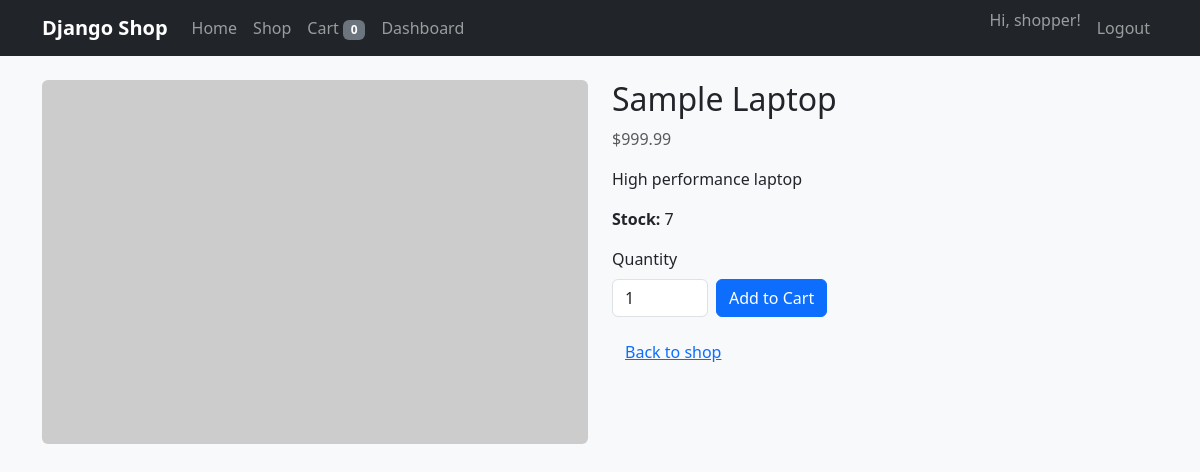
The app's page /products/sample-laptop/ (signed in) with its own data.
### apps/products/models.py (models this page shows, shortened)
class Product(models.Model):
    name = models.CharField(max_length=255)
    slug = models.SlugField(max_length=255, unique=True)
    description = models.TextField(blank=True)
    price = models.DecimalField(max_digits=10, decimal_places=2)
    image = models.ImageField(upload_to="products/", blank=True, null=True)
    stock = models.PositiveIntegerField(default=0)
    is_active = models.BooleanField(default=True)
    created_at = models.DateTimeField(auto_now_add=True)
    updated_at = models.DateTimeField(auto_now=True)
    class Meta:
        ordering = ["name"]

### apps/products/views.py (the view)
# urls.py: path("products/<slug:slug>/", ProductDetailView.as_view(), name="product_detail"),
class ProductDetailView(DetailView):
    template_name = "products/product_detail.html"
    context_object_name = "product"
    slug_field = "slug"
    slug_url_kwarg = "slug"
    queryset = Product.objects.filter(is_active=True)

### apps/cart/context_processors.py (called while the page is built)
def cart_item_count(request: HttpRequest) -> dict[str, int]:
    if request.user.is_authenticated:
        return {"cart_item_count": request.user.cart_items.count()}
    return {"cart_item_count": 0}

### templates/products/product_detail.html (shortened to what this page needs)
{% extends "base.html" %}
{% block content %}
<div class="row">
    <div class="col-md-6">
        {% if product.image %}
            <img src="{{ product.image.url }}" class="img-fluid rounded" alt="{{ product.name }}">
        {% else %}
            <img src="https://via.placeholder.com/600x400?text=No+Image" class="img-fluid rounded" alt="{{ product.name }}">
        {% endif %}
    </div>
    <div class="col-md-6">
        <h2>{{ product.name }}</h2>
    <p class="text-muted">${{ product.price|floatformat:2 }}</p>
        <p>{{ product.description }}</p>
        <p><strong>Stock:</strong> {% if product.stock > 0 %}{{ product.stock }}{% else %}<span class="text-danger">Out of stock</span>{% endif %}</p>
        {% if user.is_authenticated %}
            <form method="post" action="{% url 'cart:add' product.slug %}" class="row g-2 align-items-end">
                <div class="col-auto">
                    <label for="quantity" class="form-label">Quantity</label>
                    <input type="number" min="1" max="{{ product.stock }}" value="1" class="form-control" name="quantity" id="quantity" {% if product.stock == 0 %}disabled{% endif %}>
                </div>
                <div class="col-auto">
                    <button type="submit" class="btn btn-primary" {% if product.stock == 0 %}disabled{% endif %}>Add to Cart</button>
                </div>
            </form>
        {% else %}
            <a href="{% url 'users:login' %}" class="btn btn-secondary">Login to purchase</a>
        {% endif %}
        <a href="{% url 'products:product_list' %}" class="btn btn-link mt-3">Back to shop</a>
    </div>
</div>
{% endblock %}

### templates/base.html (shortened to what this page needs)
{% load static %}
<!DOCTYPE html>
<html lang="en">
<head>
    <link href="https://cdn.jsdelivr.net/npm/bootstrap@5.3.3/dist/css/bootstrap.min.css" rel="stylesheet">
    <link rel="stylesheet" href="{% static 'css/style.css' %}">
</head>
<body>
<nav class="navbar navbar-expand-lg navbar-dark bg-dark mb-4">
    <div class="container">
        <a class="navbar-brand" href="{% url 'products:product_list' %}">Django Shop</a>
        <div class="collapse navbar-collapse" id="navbarContent">
            <ul class="navbar-nav me-auto mb-2 mb-lg-0">
                <li class="nav-item"><a class="nav-link" href="{% url 'products:product_list' %}">Home</a></li>
                <li class="nav-item"><a class="nav-link" href="{% url 'products:product_list' %}">Shop</a></li>
                {% if user.is_authenticated %}
                    <li class="nav-item"><a class="nav-link" href="{% url 'cart:detail' %}">Cart <span class="badge bg-secondary">{{ cart_item_count }}</span></a></li>
                    <li class="nav-item"><a class="nav-link" href="{% url 'users:dashboard' %}">Dashboard</a></li>
                {% endif %}
            </ul>
            <ul class="navbar-nav ms-auto">
                {% if user.is_authenticated %}
                    <li class="nav-item"><span class="navbar-text me-2">Hi, {{ user.username }}!</span></li>
                    <li class="nav-item"><a class="nav-link" href="{% url 'users:logout' %}">Logout</a></li>
                {% else %}
                    <li class="nav-item"><a class="nav-link" href="{% url 'users:login' %}">Login</a></li>
                    <li class="nav-item"><a class="nav-link" href="{% url 'users:register' %}">Register</a></li>
                {% endif %}
            </ul>
        </div>
    </div>
</nav>
<div class="container">
    {% block content %}{% endblock %}
</div>
</body>
</html>

### static/css/style.css (style rules this page uses)
body { background-color: #f8f9fa; }
.navbar-brand { font-weight: 600; }

### records on screen
Product: name "Sample Laptop", price "999.99", description "High performance laptop", stock "7", quantity "1"

### other values on screen
{{ cart_item_count }} "0"
{{ user.username }} "shopper"
